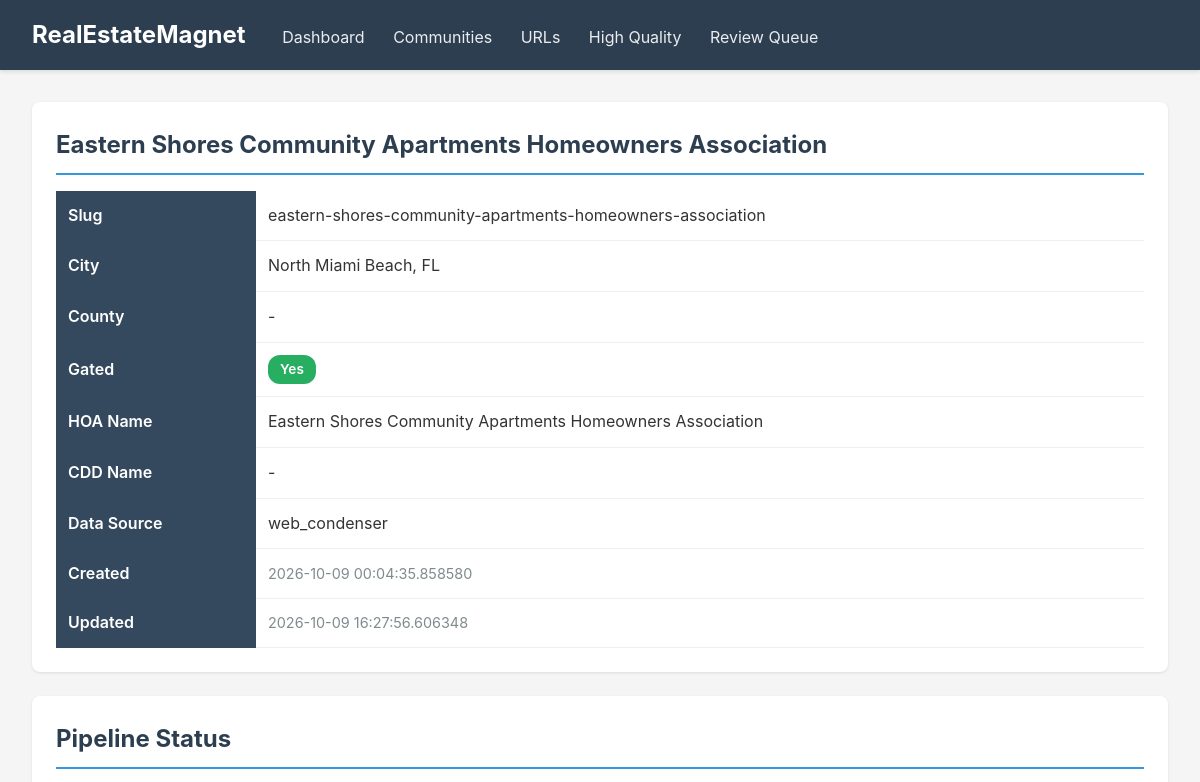
Page /communities/eastern-shores-community-apartments-homeowners-association (upper part) on the earlier database version.
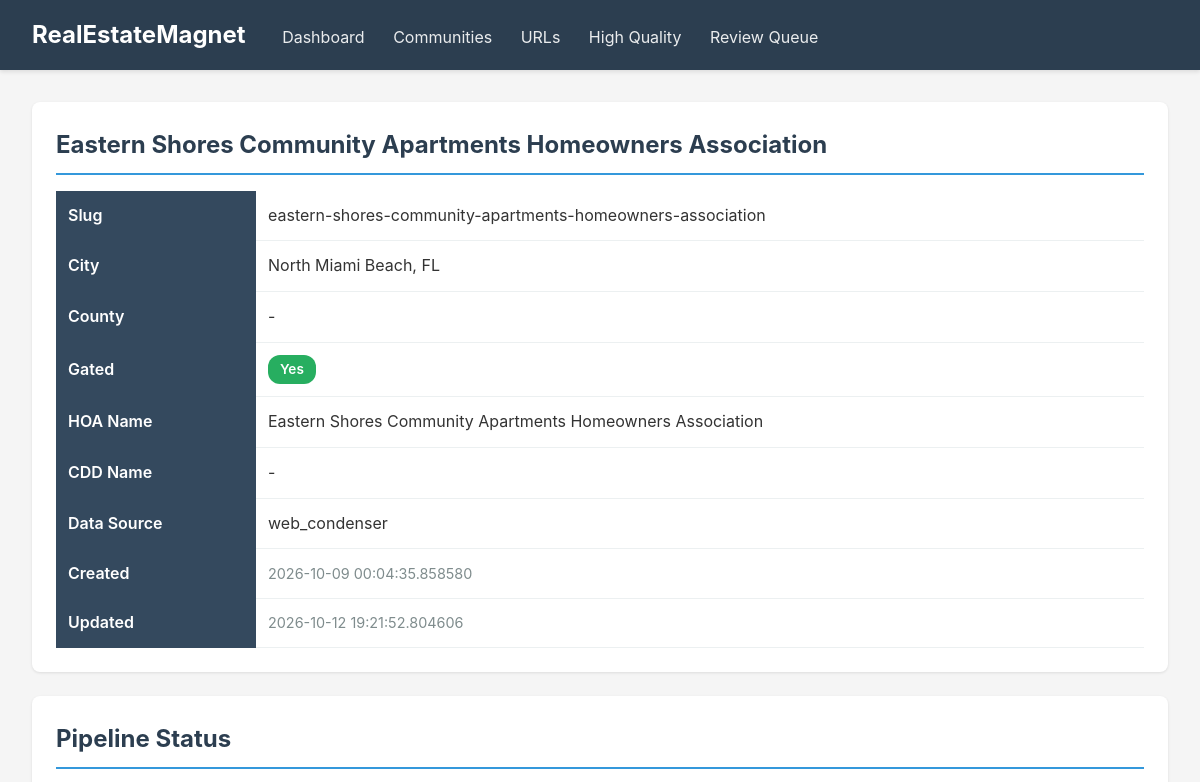
Same page on the later database version.
### modules/community/database.py (models this page shows, shortened)
class Base(DeclarativeBase):
    pass

class CommunityRow(Base):
    __tablename__ = "communities"
    id = Column(String(36), primary_key=True, default=lambda: str(uuid.uuid4()))
    name = Column(String(255), nullable=False, index=True)
    slug = Column(String(255), unique=True, nullable=False, index=True)
    county_fips = Column(String(10), index=True)
    city = Column(String(100), index=True)
    hoa_name = Column(String(255))
    cdd_name = Column(String(255))
    is_gated = Column(Boolean, default=True, index=True)
    latitude = Column(Float)
    longitude = Column(Float)
    overview = Column(Text)
    notes = Column(Text)
    data_source = Column(String(50), default="file_store")
    created_at = Column(DateTime, default=lambda: datetime.now(timezone.utc))
    updated_at = Column(DateTime, default=lambda: datetime.now(timezone.utc), onupdate=lambda: datetime.now(timezone.utc))
    fees = relationship("FeeRow", back_populates="community", cascade="all, delete-orphan")
    amenities = relationship("AmenityRow", back_populates="community", cascade="all, delete-orphan")
    demographics_entries = relationship("DemographicsRow", back_populates="community", cascade="all, delete-orphan")
    proximity_entries = relationship("ProximityRow", back_populates="community", cascade="all, delete-orphan")

### modules/web/viewer.py (the view)
@app.get("/communities/{slug}", response_class=HTMLResponse)
async def community_detail(
    request: Request,
    slug: str,
    edit_table: Optional[str] = None,
    edit_id: Optional[int] = None,
):
    conn = get_db()
    cursor = conn.cursor()
    cursor.execute("""
        SELECT * FROM communities WHERE slug = ?
    """, (slug,))
    community = cursor.fetchone()
    if not community:
        conn.close()
        return HTMLResponse("<h1>Community not found</h1>", status_code=404)
    cursor.execute("""
        SELECT * FROM community_fees
        WHERE community_slug = ?
        ORDER BY fee_type
    """, (slug,))
    fees = cursor.fetchall()
    cursor.execute("""
        SELECT * FROM community_amenities
        WHERE community_slug = ?
        ORDER BY amenity
    """, (slug,))
    amenities = cursor.fetchall()
    cursor.execute("""
        SELECT * FROM community_demographics
        WHERE community_slug = ?
    """, (slug,))
    demographics = cursor.fetchall()
    cursor.execute("""
        SELECT * FROM proximity_metrics
        WHERE community_slug = ?
        ORDER BY category
    """, (slug,))
    proximity = cursor.fetchall()
    try:
        cursor.execute(
            """
            SELECT status, attempts, started_at, completed_at, last_error
            FROM community_pipeline_status
            WHERE community_slug = ?
            """,
            (slug,),
        )
        pipeline_status = cursor.fetchone()
    except sqlite3.OperationalError:
        pipeline_status = None
    try:
        cursor.execute(
            """
            SELECT id, condenser, status, elapsed, fees, amenities, proximity,
                   demographics_present, sources_consulted, errors, finished_at
            FROM community_condenser_runs
            WHERE community_slug = ?
            ORDER BY condenser
            """,
            (slug,),
        )
        condenser_runs = cursor.fetchall()
    except sqlite3.OperationalError:
        condenser_runs = []
    source_urls = []
    try:
        cursor.execute("""
            SELECT su.url, su.status, su.data_quality_score, su.data_types_found,
                   su.has_community_data, su.discovered_at,
                   cu.discovered_by, cu.inspected
            FROM community_urls cu
            JOIN source_urls su ON cu.url_id = su.id
            WHERE cu.community_slug = ?
            ORDER BY su.data_quality_score DESC
        """, (slug,))
        source_urls = cursor.fetchall()
    except sqlite3.OperationalError:
        source_urls = []
    if not source_urls:
        try:
            cursor.execute("""
                SELECT url, status, data_quality_score, data_types_found,
                       has_community_data, discovered_at,
                       discovered_by, NULL as inspected
                FROM source_urls
                WHERE community_slug = ?
                ORDER BY data_quality_score DESC
            """, (slug,))
            source_urls = cursor.fetchall()
        except sqlite3.OperationalError:
            source_urls = []
    conn.close()
    return templates.TemplateResponse(
        request,
        name="community_detail.html",
        context={
            "community": community,
            "fees": fees,
            "amenities": amenities,
            "demographics": demographics,
            "proximity": proximity,
            "source_urls": source_urls,
            "pipeline_status": pipeline_status,
            "condenser_runs": condenser_runs,
            "edit_table": edit_table,
            "edit_id": edit_id,
            "pipeline_status_options": PIPELINE_STATUSES,
            "condenser_run_status_options": CONDENSER_RUN_STATUSES,
        }
    )

### modules/web/templates/community_detail.html (shortened to what this page needs)
{% extends "base.html" %}
{% from "_macros.html" import actions %}
{% block content %}
{% set base = '/communities/' ~ community.slug %}
<div class="card" id="community">
    <h2>{{ community.name }}</h2>
    <table>
        <tbody>
            <tr>
                <th style="width: 200px;">Slug</th>
                <td>{{ community.slug }}</td>
            </tr>
            <tr>
                <th>City</th>
                <td>{{ community.city or '-' }}</td>
            </tr>
            <tr>
                <th>County</th>
                <td>{{ community.county_fips or '-' }}</td>
            </tr>
            <tr>
                <th>Gated</th>
                <td>
                    {% if community.is_gated %}
                    <span class="badge badge-success">Yes</span>
                    {% else %}
                    <span class="badge badge-warning">No</span>
                    {% endif %}
                </td>
            </tr>
            <tr>
                <th>HOA Name</th>
                <td>{{ community.hoa_name or '-' }}</td>
            </tr>
            <tr>
                <th>CDD Name</th>
                <td>{{ community.cdd_name or '-' }}</td>
            </tr>
            <tr>
                <th>Data Source</th>
                <td>{{ community.data_source }}</td>
            </tr>
            <tr>
                <th>Created</th>
                <td class="text-muted text-small">{{ community.created_at }}</td>
            </tr>
            <tr>
                <th>Updated</th>
                <td class="text-muted text-small">{{ community.updated_at }}</td>
            </tr>
        </tbody>
    </table>
</div>
{% if pipeline_status %}
{% set pipe_editing = edit_table == 'pipeline' %}
<div class="card" id="pipeline">
    <h2>Pipeline Status</h2>
</div>
{% endif %}
{% endblock %}

Differences in the rows shown:
changed CommunityRow "Eastern Shores Community Apartments Homeowners Association": updated_at "2026-10-09 16:27:56.606348" → "2026-10-12 19:21:52.804606"
